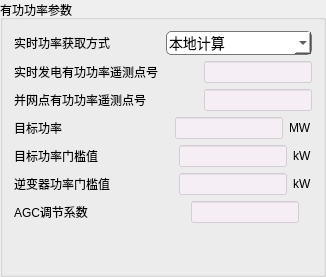
                   <widget class="QGroupBox" name="groupBox_5">
                    <property name="title">
                     <string>有功功率参数</string>
                    </property>
                    <layout class="QGridLayout" name="gridLayout_9">
                     <item row="2" column="0">
                      <layout class="QHBoxLayout" name="horizontalLayout_19">
                       <item>
                        <widget class="QLabel" name="label_18">
                         <property name="text">
                          <string>并网点有功功率遥测点号</string>
                         </property>
                        </widget>
                       </item>
                       <item>
                        <spacer name="horizontalSpacer_13">
                         <property name="orientation">
                          <enum>Qt::Horizontal</enum>
                         </property>
                         <property name="sizeHint" stdset="0">
                          <size>
                           <width>40</width>
                           <height>20</height>
                          </size>
                         </property>
                        </spacer>
                       </item>
                       <item>
                        <widget class="QLineEdit" name="merge_grid_yc_sort">
                         <property name="styleSheet">
                          <string notr="true">QLineEdit{ background-color: rgba(255,240,255,120); }QLineEdit:focus{background-color: rgb(255,255,255)}</string>
                         </property>
                        </widget>
                       </item>
                      </layout>
                     </item>
                     <item row="1" column="0">
                      <layout class="QHBoxLayout" name="horizontalLayout_18">
                       <item>
                        <widget class="QLabel" name="label_16">
                         <property name="text">
                          <string>实时发电有功功率遥测点号</string>
                         </property>
                        </widget>
                       </item>
                       <item>
                        <spacer name="horizontalSpacer_12">
                         <property name="orientation">
                          <enum>Qt::Horizontal</enum>
                         </property>
                         <property name="sizeHint" stdset="0">
                          <size>
                           <width>40</width>
                           <height>20</height>
                          </size>
                         </property>
                        </spacer>
                       </item>
                       <item>
                        <widget class="QLineEdit" name="generate_power_yc_sort">
                         <property name="styleSheet">
                          <string notr="true">QLineEdit{ background-color: rgba(255,240,255,120); }QLineEdit:focus{background-color: rgb(255,255,255)}</string>
                         </property>
                        </widget>
                       </item>
                      </layout>
                     </item>
                     <item row="4" column="0">
                      <layout class="QHBoxLayout" name="horizontalLayout_7">
                       <item>
                        <widget class="QLabel" name="label_5">
                         <property name="text">
                          <string>目标功率门槛值</string>
                         </property>
                        </widget>
                       </item>
                       <item>
                        <spacer name="horizontalSpacer_8">
                         <property name="orientation">
                          <enum>Qt::Horizontal</enum>
                         </property>
                         <property name="sizeHint" stdset="0">
                          <size>
                           <width>40</width>
                           <height>20</height>
                          </size>
                         </property>
                        </spacer>
                       </item>
                       <item>
                        <widget class="QLineEdit" name="lineEdit_agc_dead_zone">
                         <property name="styleSheet">
                          <string notr="true">QLineEdit{ background-color: rgba(255,240,255,120); }QLineEdit:focus{background-color: rgb(255,255,255)}</string>
                         </property>
                         <property name="text">
                          <string/>
                         </property>
                        </widget>
                       </item>
                       <item>
                        <widget class="QLabel" name="label_7">
                         <property name="text">
                          <string>kW</string>
                         </property>
                        </widget>
                       </item>
                      </layout>
                     </item>
                     <item row="0" column="0">
                      <layout class="QHBoxLayout" name="horizontalLayout_4">
                       <item>
                        <widget class="QLabel" name="label">
                         <property name="text">
                          <string>实时功率获取方式</string>
                         </property>
                        </widget>
                       </item>
                       <item>
                        <widget class="QComboBox" name="agc_getpower">
                         <property name="styleSheet">
                          <string notr="true">QComboBox 
{
    font:14px;
    height: 20px;
border: 1px solid rgb(117, 118, 118);
        border-radius: 5px;
        background: white; 
padding: 1px 2px 1px 2px;
}
QComboBox:hover, QComboBox:focus 
{
    background: rgb(20,162,182);
}


QComboBox QAbstractItemView 
{
    border: none;
    outline:none;
    selection-background-color:rgb(20,162,182);
}
/*选项的高度*/
QComboBox QAbstractItemView::item 
{
    height: 20px;
}</string>
                         </property>
                         <property name="iconSize">
                          <size>
                           <width>12</width>
                           <height>12</height>
                          </size>
                         </property>
                         <item>
                          <property name="text">
                           <string>本地计算</string>
                          </property>
                         </item>
                         <item>
                          <property name="text">
                           <string>协议获取</string>
                          </property>
                         </item>
                        </widget>
                       </item>
                      </layout>
                     </item>
                     <item row="3" column="0">
                      <layout class="QHBoxLayout" name="horizontalLayout_13">
                       <item>
                        <widget class="QLabel" name="label_3">
                         <property name="text">
                          <string>目标功率</string>
                         </property>
                        </widget>
                       </item>
                       <item>
                        <spacer name="horizontalSpacer_7">
                         <property name="orientation">
                          <enum>Qt::Horizontal</enum>
                         </property>
                         <property name="sizeHint" stdset="0">
                          <size>
                           <width>40</width>
                           <height>20</height>
                          </size>
                         </property>
                        </spacer>
                       </item>
                       <item>
                        <widget class="QLineEdit" name="agc_setpower">
                         <property name="styleSheet">
                          <string notr="true">QLineEdit{ background-color: rgba(255,240,255,120); }QLineEdit:focus{background-color: rgb(255,255,255)}</string>
                         </property>
                        </widget>
                       </item>
                       <item>
                        <widget class="QLabel" name="label_4">
                         <property name="text">
                          <string>MW</string>
                         </property>
                        </widget>
                       </item>
                      </layout>
                     </item>
                     <item row="5" column="0">
                      <layout class="QHBoxLayout" name="horizontalLayout_8">
                       <item>
                        <widget class="QLabel" name="label_6">
                         <property name="text">
                          <string>逆变器功率门槛值</string>
                         </property>
                        </widget>
                       </item>
                       <item>
                        <spacer name="horizontalSpacer_9">
                         <property name="orientation">
                          <enum>Qt::Horizontal</enum>
                         </property>
                         <property name="sizeHint" stdset="0">
                          <size>
                           <width>40</width>
                           <height>20</height>
                          </size>
                         </property>
                        </spacer>
                       </item>
                       <item>
                        <widget class="QLineEdit" name="lineEdit_Inv_dead_zone">
                         <property name="styleSheet">
                          <string notr="true">QLineEdit{ background-color: rgba(255,240,255,120); }QLineEdit:focus{background-color: rgb(255,255,255)}</string>
                         </property>
                        </widget>
                       </item>
                       <item>
                        <widget class="QLabel" name="label_8">
                         <property name="text">
                          <string>kW</string>
                         </property>
                        </widget>
                       </item>
                      </layout>
                     </item>
                     <item row="7" column="0">
                      <spacer name="verticalSpacer">
                       <property name="orientation">
                        <enum>Qt::Vertical</enum>
                       </property>
                       <property name="sizeHint" stdset="0">
                        <size>
                         <width>20</width>
                         <height>40</height>
                        </size>
                       </property>
                      </spacer>
                     </item>
                     <item row="6" column="0">
                      <layout class="QHBoxLayout" name="horizontalLayout_33">
                       <item>
                        <widget class="QLabel" name="label_22">
                         <property name="text">
                          <string>AGC调节系数</string>
                         </property>
                        </widget>
                       </item>
                       <item>
                        <spacer name="horizontalSpacer_23">
                         <property name="orientation">
                          <enum>Qt::Horizontal</enum>
                         </property>
                         <property name="sizeHint" stdset="0">
                          <size>
                           <width>40</width>
                           <height>20</height>
                          </size>
                         </property>
                        </spacer>
                       </item>
                       <item>
                        <widget class="QLineEdit" name="lineEdit_yt_coef">
                         <property name="styleSheet">
                          <string notr="true">QLineEdit{ background-color: rgba(255,240,255,120); }QLineEdit:focus{background-color: rgb(255,255,255)}</string>
                         </property>
                        </widget>
                       </item>
                       <item>
                        <widget class="QLabel" name="label_23">
                         <property name="text">
                          <string/>
                         </property>
                        </widget>
                       </item>
                      </layout>
                     </item>
                    </layout>
                   </widget>
